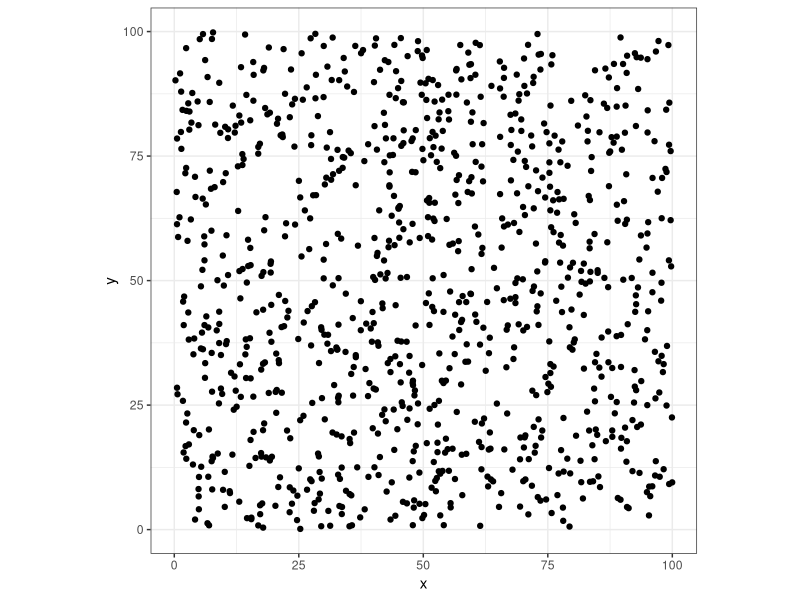
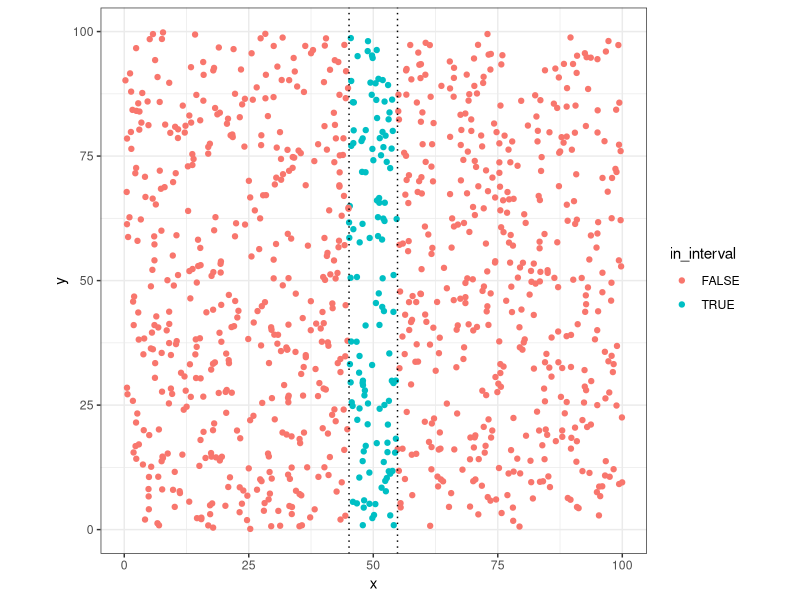
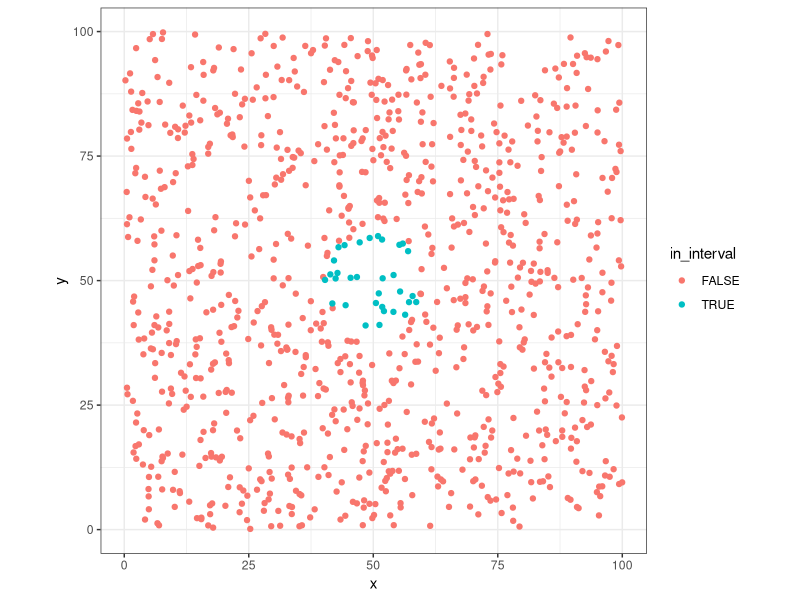
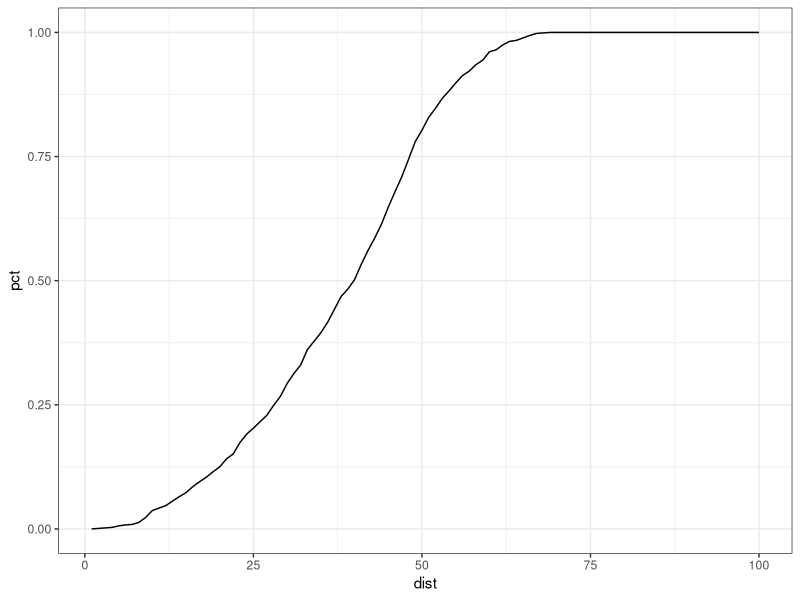
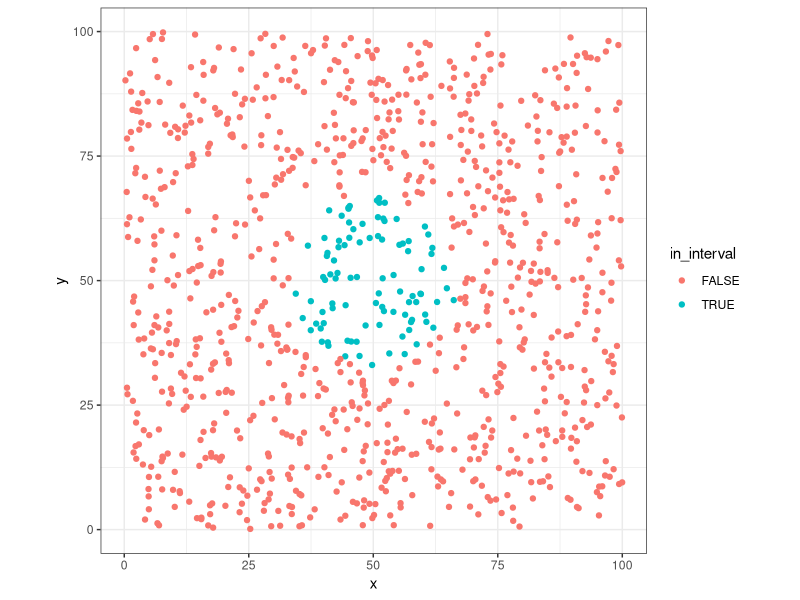
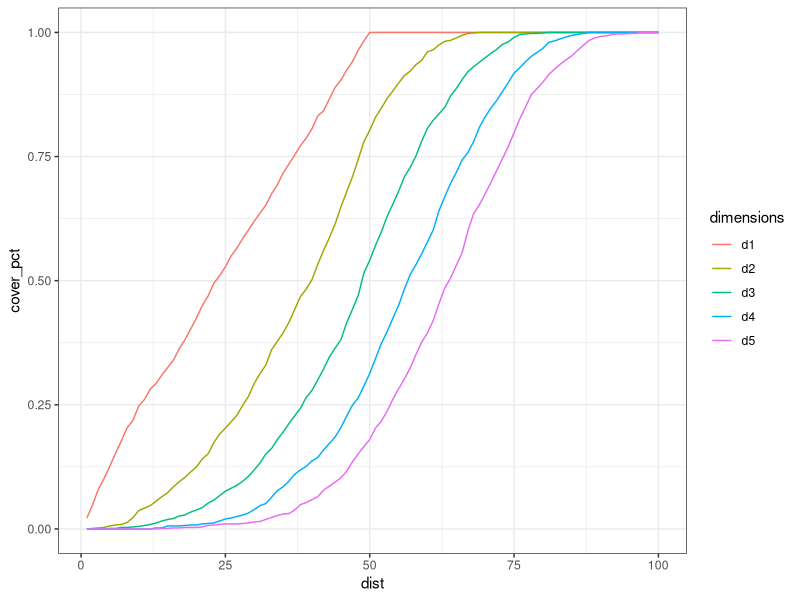

The R source for these figures, in order:
## ---- chunk 1
library(ggplot2)
library(tidyverse)
library(reshape2)
## ---- chunk 2
# five dimentional datapoints
total_points <- 1000
dt <- data_frame(
  x = runif(total_points,0,100),
  y = runif(total_points,0,100),
  z = runif(total_points,0,100),
  w = runif(total_points,0,100),
  v = runif(total_points,0,100)
)

# let's see them
ggplot(dt, aes(x=x, y=y)) + geom_point() + coord_fixed(ratio = 1) + theme_bw()

## ---- chunk 3
x_dist <- quantile(x=dt$x,probs = .1)
x_dist
## ---- chunk 4

# mark the points in this range
dt %>%
  mutate(
    in_interval = case_when(
      x <= 50+(x_dist/2) & x >= 50-(x_dist/2) ~ TRUE,
      TRUE ~ FALSE
    )
  ) -> dt

# plot them
ggplot(dt, aes(x=x, y=y, colour=in_interval)) +
  geom_point() +
  geom_vline(xintercept = 50-(x_dist/2), linetype="dotted") +
  geom_vline(xintercept = 50+(x_dist/2), linetype="dotted") +
  coord_fixed(ratio = 1) + theme_bw()

# how much points?
dt %>%
  filter(in_interval==T) %>%
  nrow()

## ---- chunk 5

dt %>%
  mutate(
    in_interval = case_when(
      sqrt((x-50)^2 + (y-50)^2) < x_dist ~ TRUE,
      TRUE ~ FALSE
    )
  ) -> dt
      

ggplot(dt, aes(x=x, y=y, colour=in_interval)) +
  geom_point() + coord_fixed(ratio = 1) + theme_bw()
## ---- chunk 6
# how much points?
dt %>%
  filter(in_interval==T) %>%
  nrow() -> sel_points

sel_points_pct <- sel_points/total_points

sel_points

## ---- chunk 7

# percents 
dists <- 1:100

dists %>%
  map(function(dist){
    dt %>%
      filter(sqrt((x-50)^2 + (y-50)^2) < dist) %>%
      nrow() -> sel_points
    
    return(data_frame(
      dist = dist,
      points = sel_points,
      pct = sel_points/total_points
    ))
  }) %>% bind_rows() -> distCases

ggplot(distCases, aes(x=dist, y=pct)) +
  geom_line() + theme_bw()

distCases %>%
  filter( pct <= .1 ) %>%
  filter( pct == max(pct) ) -> twoDim10pct

twoDim10pct

## ---- chunk 8
dt %>%
  mutate(
    in_interval = case_when(
      sqrt((x-50)^2 + (y-50)^2) < twoDim10pct$dist ~ TRUE,
      TRUE ~ FALSE
    )
  ) -> dt

ggplot(dt, aes(x=x, y=y, colour=in_interval)) +
  geom_point() + coord_fixed(ratio = 1) +
  theme_bw()

## ---- chunk 9
# percents 
dists <- 1:100

dists %>%
  map(function(dist){
        dt %>% 
          group_by() %>%
          summarise(
            d1 = sum( abs(50-x) <= dist ),
            d2 = sum( sqrt( (x-50)^2 + (y-50)^2) < dist ),
            d3 = sum( sqrt( (x-50)^2 + (y-50)^2 + (z-50)^2 ) < dist ),
            d4 = sum( sqrt( (x-50)^2 + (y-50)^2 + (z-50)^2 + (w-50)^2 ) < dist ),
            d5 = sum( sqrt( (x-50)^2 + (y-50)^2 + (z-50)^2 + (w-50)^2 + (v-50)^2 ) < dist )
          ) %>% mutate_all(function(x) x/total_points) %>% mutate( dist=dist )
    }) %>%
  bind_rows() %>% 
  melt(id.vars = c("dist")) %>%
  rename( 
    cover_pct = value,
    dimensions = variable
  ) %>%
  mutate( dimensions=as.factor(dimensions) ) -> multDimCases

multDimCases %>%
  ggplot(aes(x=dist, y=cover_pct, colour=dimensions)) +
  geom_line() + theme_bw() 
